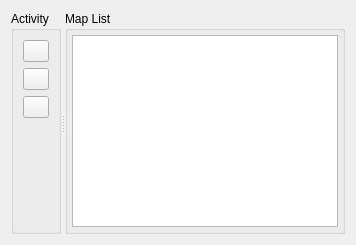
                 <widget class="QWidget" name="tab_maps">
                  <attribute name="title">
                   <string>Maps</string>
                  </attribute>
                  <layout class="QHBoxLayout" name="horizontalLayout_8">
                   <item>
                    <widget class="QSplitter" name="splitter_3">
                     <property name="orientation">
                      <enum>Qt::Horizontal</enum>
                     </property>
                     <widget class="QGroupBox" name="groupBox_worldmap_mapaction">
                      <property name="maximumSize">
                       <size>
                        <width>50</width>
                        <height>16777215</height>
                       </size>
                      </property>
                      <property name="title">
                       <string>Activity</string>
                      </property>
                      <layout class="QVBoxLayout" name="verticalLayout_2">
                       <item>
                        <widget class="QPushButton" name="pushButton_addmap">
                         <property name="toolTip">
                          <string>Add map</string>
                         </property>
                         <property name="text">
                          <string/>
                         </property>
                         <property name="icon">
                          <iconset resource="editor.qrc">
                           <normaloff>:/Editor/Resources/icons/PNG/onebit_31.png</normaloff>:/Editor/Resources/icons/PNG/onebit_31.png</iconset>
                         </property>
                         <property name="iconSize">
                          <size>
                           <width>20</width>
                           <height>20</height>
                          </size>
                         </property>
                         <property name="flat">
                          <bool>false</bool>
                         </property>
                        </widget>
                       </item>
                       <item>
                        <widget class="QPushButton" name="pushButton_removemap">
                         <property name="toolTip">
                          <string>Remove selected map</string>
                         </property>
                         <property name="text">
                          <string/>
                         </property>
                         <property name="icon">
                          <iconset resource="editor.qrc">
                           <normaloff>:/Editor/Resources/icons/PNG/onebit_32.png</normaloff>:/Editor/Resources/icons/PNG/onebit_32.png</iconset>
                         </property>
                         <property name="iconSize">
                          <size>
                           <width>20</width>
                           <height>20</height>
                          </size>
                         </property>
                        </widget>
                       </item>
                       <item>
                        <widget class="QPushButton" name="pushButton_goto_map">
                         <property name="toolTip">
                          <string>Teleport to selected map</string>
                         </property>
                         <property name="text">
                          <string/>
                         </property>
                         <property name="icon">
                          <iconset resource="editor.qrc">
                           <normaloff>:/Editor/Resources/icons/PNG/onebit_27.png</normaloff>:/Editor/Resources/icons/PNG/onebit_27.png</iconset>
                         </property>
                         <property name="iconSize">
                          <size>
                           <width>20</width>
                           <height>20</height>
                          </size>
                         </property>
                        </widget>
                       </item>
                       <item>
                        <spacer name="verticalSpacer_2">
                         <property name="orientation">
                          <enum>Qt::Vertical</enum>
                         </property>
                         <property name="sizeHint" stdset="0">
                          <size>
                           <width>20</width>
                           <height>40</height>
                          </size>
                         </property>
                        </spacer>
                       </item>
                      </layout>
                     </widget>
                     <widget class="QGroupBox" name="groupBox_worldmaps_maplist">
                      <property name="title">
                       <string>Map List</string>
                      </property>
                      <layout class="QHBoxLayout" name="horizontalLayout_9">
                       <property name="margin">
                        <number>4</number>
                       </property>
                       <item>
                        <widget class="QTableView" name="tableView_MapList">
                         <property name="selectionMode">
                          <enum>QAbstractItemView::SingleSelection</enum>
                         </property>
                         <property name="selectionBehavior">
                          <enum>QAbstractItemView::SelectRows</enum>
                         </property>
                        </widget>
                       </item>
                      </layout>
                     </widget>
                    </widget>
                   </item>
                  </layout>
                 </widget>
